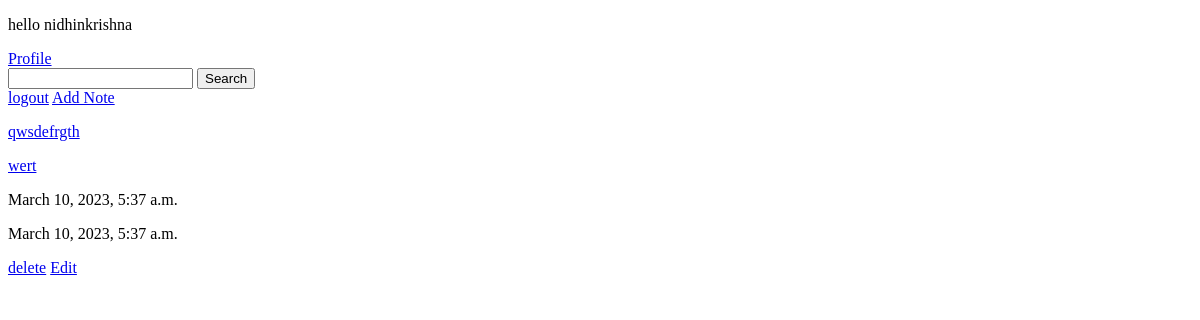
The page / (signed in) on the database as committed earlier.
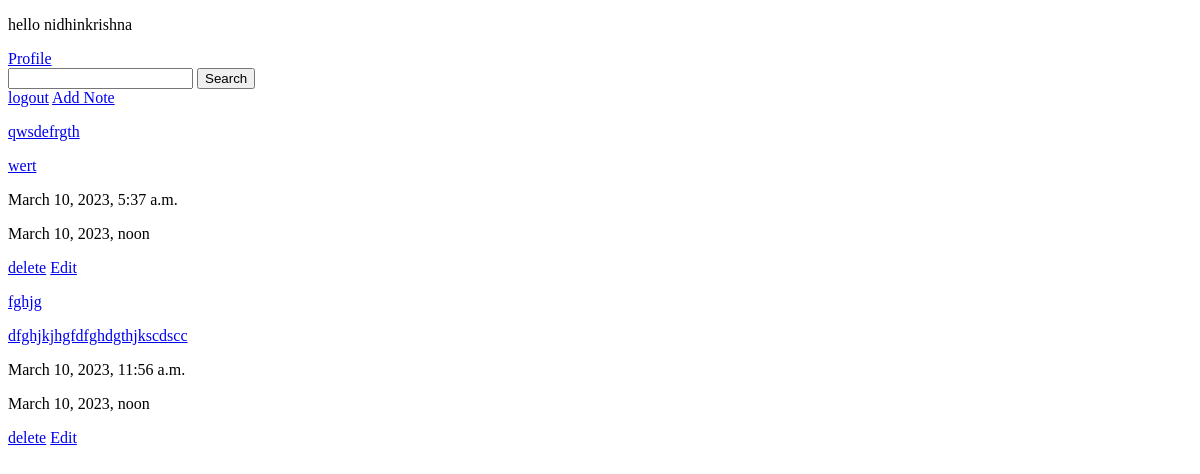
The same page on the database as committed later.
### base/models.py (models this page shows, shortened)
class Notes(models.Model):
    user=models.ForeignKey(CustomUser,null=True,blank=True,on_delete=models.CASCADE)
    title=models.CharField(null=True,max_length=100)
    description=models.TextField(null=True)
    added=models.DateTimeField(auto_now_add=True)
    modified=models.DateTimeField(auto_now=True)

### base/views.py (the view)
# urls.py: path('',views.Homepage,name='home'),
@login_required(login_url='login')
def Homepage(request):
     notes=Notes.objects.filter(user_id=request.user.id)
     context={
         'notes':notes
     }
     return render(request,'home.html',context)

### templates/home.html
{% extends 'base.html' %}
 {% block content %}
 <p>hello {{request.user}}</p>
<a href="{% url 'profile'%}">Profile</a>
<form action="{% url 'search' %}" method="get">
    <input type="text" name="query" id="">
    <input type="submit" value="Search">
</form>
{% if request.user.is_authenticated  %}
 <a href="{% url 'logout' %}">logout</a>
 {% endif %}
<a href="{% url 'addnotes' %}">Add Note</a>
{% for note in notes  %}
<a href="{% url 'view' note.id %}"><p>{{note.title}}</p></a>
<a href="{% url 'view' note.id %}"><p>{{note.description}}</p></a>
<p>{{note.added}}</p>
<p>{{note.modified}}</p>
<a href="{% url 'delete' note.id %}">delete</a>
<a href="{% url 'update' note.id %}">Edit</a>
{%empty%}
<p>No notes available </p>
{% endfor %}
 {% endblock content %}

Rows that differ between the two databases and show on the page:
changed Notes "qwsdefrgth": modified "March 10, 2023, 5:37 a.m." → "March 10, 2023, noon"
added Notes: title "fghjg", description "dfghjkjhgfdfghdgthjkscdscc", added "March 10, 2023, 11:56 a.m.", modified "March 10, 2023, noon"
